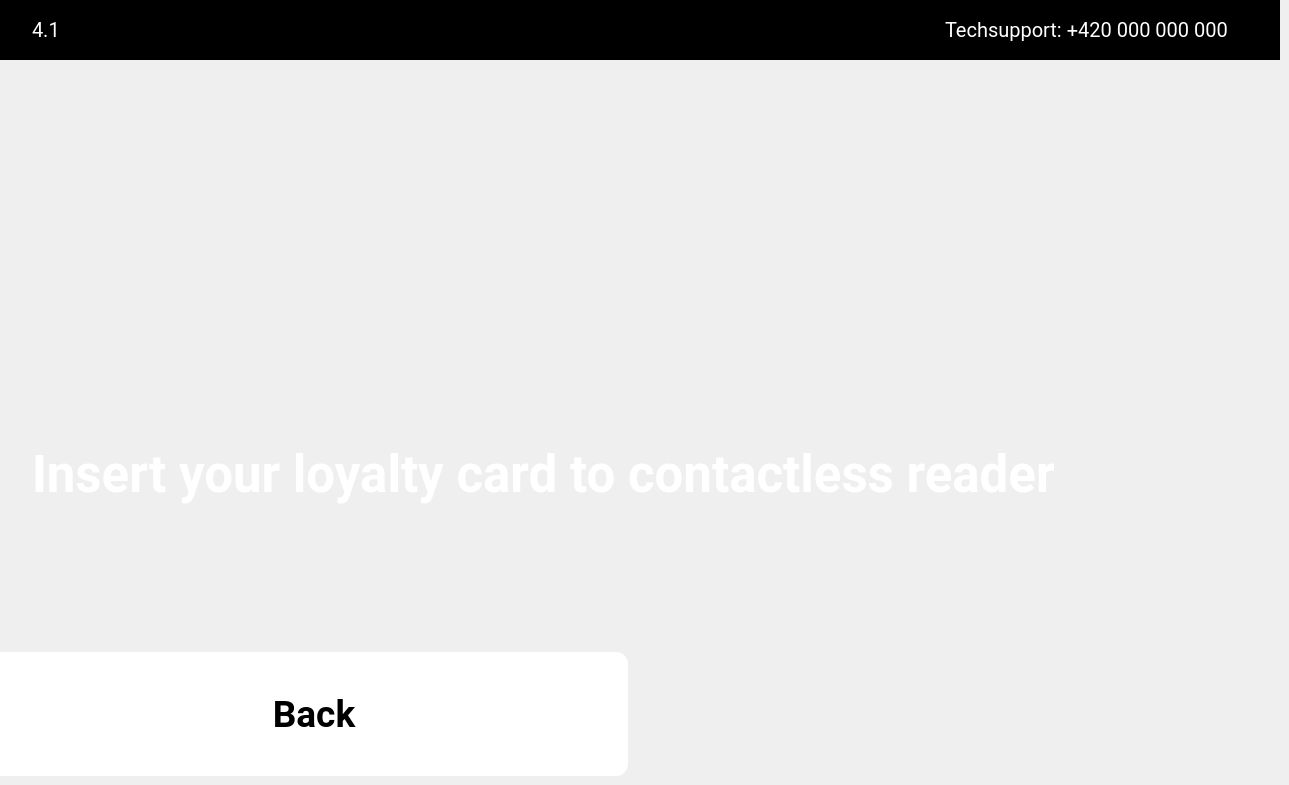
    <widget class="QWidget" name="i25Page">
     <widget class="QFrame" name="i25FrLogo">
      <property name="geometry">
       <rect>
        <x>0</x>
        <y>0</y>
        <width>1280</width>
        <height>60</height>
       </rect>
      </property>
      <property name="styleSheet">
       <string notr="true">background-color:rgb(0, 0, 0);
border:none;</string>
      </property>
      <property name="frameShape">
       <enum>QFrame::StyledPanel</enum>
      </property>
      <property name="frameShadow">
       <enum>QFrame::Raised</enum>
      </property>
      <widget class="QLabel" name="i25LblLogo">
       <property name="geometry">
        <rect>
         <x>578</x>
         <y>13</y>
         <width>124</width>
         <height>34</height>
        </rect>
       </property>
       <property name="text">
        <string>&lt;html&gt;&lt;head/&gt;&lt;body&gt;&lt;p&gt;&lt;img src=&quot;:/res/pic/Frame.png&quot;/&gt;&lt;/p&gt;&lt;/body&gt;&lt;/html&gt;</string>
       </property>
      </widget>
      <widget class="QLabel" name="i25LblNumbPage">
       <property name="geometry">
        <rect>
         <x>32</x>
         <y>18</y>
         <width>120</width>
         <height>24</height>
        </rect>
       </property>
       <property name="font">
        <font>
         <family>Roboto</family>
         <pointsize>15</pointsize>
        </font>
       </property>
       <property name="styleSheet">
        <string notr="true">color:rgb(255, 255, 255);
qproperty-alignment: AlignLeft;</string>
       </property>
       <property name="text">
        <string>4.1</string>
       </property>
      </widget>
      <widget class="QLabel" name="i25LblTech">
       <property name="geometry">
        <rect>
         <x>945</x>
         <y>18</y>
         <width>303</width>
         <height>24</height>
        </rect>
       </property>
       <property name="font">
        <font>
         <family>Roboto</family>
         <pointsize>15</pointsize>
        </font>
       </property>
       <property name="styleSheet">
        <string notr="true">color:rgb(255, 255, 255);
qproperty-alignment: AlignLeft;</string>
       </property>
       <property name="text">
        <string>Techsupport: +420 000 000 000</string>
       </property>
      </widget>
     </widget>
     <widget class="QLabel" name="i25LblPic">
      <property name="geometry">
       <rect>
        <x>540</x>
        <y>212</y>
        <width>200</width>
        <height>200</height>
       </rect>
      </property>
      <property name="text">
       <string>&lt;html&gt;&lt;head/&gt;&lt;body&gt;&lt;p&gt;&lt;img src=&quot;:/res/pic/lcr.png&quot;/&gt;&lt;/p&gt;&lt;/body&gt;&lt;/html&gt;</string>
      </property>
     </widget>
     <widget class="QLabel" name="i25LblText">
      <property name="geometry">
       <rect>
        <x>32</x>
        <y>444</y>
        <width>1217</width>
        <height>61</height>
       </rect>
      </property>
      <property name="font">
       <font>
        <family>Roboto</family>
        <pointsize>38</pointsize>
        <weight>75</weight>
        <bold>true</bold>
       </font>
      </property>
      <property name="styleSheet">
       <string notr="true">color:rgb(255, 255, 255);
qproperty-alignment: AlignCenter;</string>
      </property>
      <property name="text">
       <string>Insert your loyalty card to contactless reader</string>
      </property>
     </widget>
     <widget class="QPushButton" name="i25BtnBack">
      <property name="geometry">
       <rect>
        <x>0</x>
        <y>652</y>
        <width>628</width>
        <height>124</height>
       </rect>
      </property>
      <property name="font">
       <font>
        <family>Roboto</family>
        <pointsize>28</pointsize>
        <weight>75</weight>
        <bold>true</bold>
       </font>
      </property>
      <property name="focusPolicy">
       <enum>Qt::NoFocus</enum>
      </property>
      <property name="styleSheet">
       <string notr="true">QPushButton#i25BtnBack{background-color: rgb(255, 255, 255);
color:rgb(0, 0, 0);
border-top-left-radius: 0px;
    border-top-right-radius: 12px;
    border-bottom-right-radius: 12px;
    border-bottom-left-radius: 0px;
image:url(':/res/pic/Vector.png');
image-position: left;
border-style: outset;}
QPushButton#i25BtnBack:pressed{background-color:rgb(222, 222, 222);
border-style: inset;}
</string>
      </property>
      <property name="text">
       <string>Back</string>
      </property>
     </widget>
    </widget>
